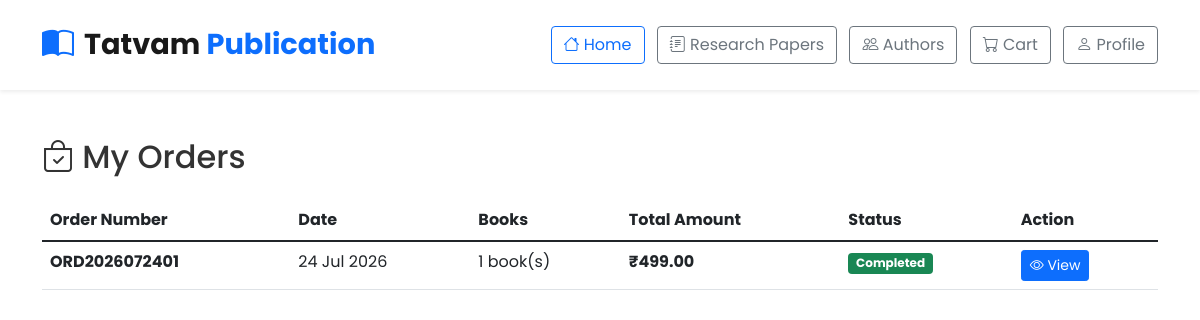
The app's page /my-orders.php (signed in) with its own data.
### tables this page shows
CREATE TABLE IF NOT EXISTS `orders` (
  `id` INT(11) NOT NULL AUTO_INCREMENT,
  `user_id` INT(11) NOT NULL,
  `order_number` VARCHAR(50) NOT NULL,
  `full_name` VARCHAR(255) NOT NULL,
  `email` VARCHAR(255) NOT NULL,
  `phone` VARCHAR(20) NOT NULL,
  `total_amount` DECIMAL(10,2) NOT NULL,
  `status` ENUM('pending','completed','failed','refunded') DEFAULT 'pending',
  `payment_status` ENUM('pending','paid','failed') DEFAULT 'pending',
  `payment_method` VARCHAR(50) DEFAULT 'UPI',
  `invoice_number` VARCHAR(50) DEFAULT NULL,
  `created_at` TIMESTAMP DEFAULT CURRENT_TIMESTAMP,
  `updated_at` TIMESTAMP DEFAULT CURRENT_TIMESTAMP ON UPDATE CURRENT_TIMESTAMP,
  PRIMARY KEY (`id`),
  UNIQUE KEY `idx_order_number` (`order_number`),
  KEY `idx_user_orders` (`user_id`),
  KEY `idx_order_status` (`status`),
  CONSTRAINT `fk_orders_user` FOREIGN KEY (`user_id`) REFERENCES `users` (`id`) ON DELETE CASCADE ON UPDATE CASCADE
);

### php/func-order.php (called while the page is built, shortened)
<?php
function get_user_orders($conn, $user_id) {
    $sql = "SELECT o.*, COUNT(oi.id) as book_count
            FROM orders o
            LEFT JOIN order_items oi ON o.id = oi.order_id
            WHERE o.user_id = ?
            GROUP BY o.id
            ORDER BY o.created_at DESC";
    $stmt = $conn->prepare($sql);
    $stmt->execute([$user_id]);
    return $stmt->fetchAll();
}

### my-orders.php (the view, shortened to what this page needs)
<?php
include "db_conn.php";
include "php/func-order.php";
$user_id = $_SESSION['user_id'];
$orders = get_user_orders($conn, $user_id);
?>
<!DOCTYPE html>
<html lang="en">
<head>
    <link href="https://cdn.jsdelivr.net/npm/bootstrap@5.1.3/dist/css/bootstrap.min.css" rel="stylesheet">
    <link rel="stylesheet" href="https://cdn.jsdelivr.net/npm/bootstrap-icons@1.7.2/font/bootstrap-icons.css">
    <link rel="stylesheet" href="css/style.css">
</head>
<body>
    <nav class="navbar navbar-expand-lg navbar-light bg-white sticky-top shadow-sm">
        <div class="container">
            <a class="navbar-brand" href="index.php">
                <i class="bi bi-book-half text-primary"></i>
                <span class="brand-text">Tatvam <span class="text-primary">Publication</span></span>
            </a>
            <div class="ms-auto">
                <a href="index.php" class="btn btn-outline-primary me-2"><i class="bi bi-house"></i> Home</a>
                <a href="books.php?type=research_paper" class="btn btn-outline-secondary me-2"><i class="bi bi-journal-text"></i> Research Papers</a>
                <a href="authors.php" class="btn btn-outline-secondary me-2"><i class="bi bi-people"></i> Authors</a>
                <a href="cart.php" class="btn btn-outline-secondary me-2"><i class="bi bi-cart"></i> Cart</a>
                <a href="user-profile.php" class="btn btn-outline-secondary"><i class="bi bi-person"></i> Profile</a>
            </div>
        </div>
    </nav>
    <div class="container my-5">
        <h2 class="mb-4"><i class="bi bi-bag-check"></i> My Orders</h2>
        <?php if (empty($orders)): ?>
            <div class="alert alert-info">
                <i class="bi bi-info-circle"></i> You haven't placed any orders yet.
                <a href="index.php" class="alert-link">Start shopping</a>
            </div>
        <?php else: ?>
            <div class="table-responsive">
                <table class="table table-hover">
                    <thead>
                        <tr>
                            <th>Order Number</th>
                            <th>Date</th>
                            <th>Books</th>
                            <th>Total Amount</th>
                            <th>Status</th>
                            <th>Action</th>
                        </tr>
                    </thead>
                    <tbody>
                        <?php foreach ($orders as $order):
                            $status_class = [
                                'pending' => 'warning',
                                'completed' => 'success',
                                'failed' => 'danger',
                                'refunded' => 'info'
                            ][$order['status']];
                        ?>
                        <tr>
                            <td><strong><?= htmlspecialchars($order['order_number']) ?></strong></td>
                            <td><?= date('d M Y', strtotime($order['created_at'])) ?></td>
                            <td><?= $order['book_count'] ?> book(s)</td>
                            <td><strong>₹<?= number_format($order['total_amount'], 2) ?></strong></td>
                            <td>
                                <span class="badge bg-<?= $status_class ?>">
                                    <?= ucfirst($order['status']) ?>
                                </span>
                            </td>
                            <td>
                                <a href="order-details.php?id=<?= $order['id'] ?>" class="btn btn-sm btn-primary">
                                    <i class="bi bi-eye"></i> View
                                </a>
                            </td>
                        </tr>
                        <?php endforeach; ?>
                    </tbody>
                </table>
            </div>
        <?php endif; ?>
    </div>
</body>
</html>

### css/style.css (style rules this page uses)
* { margin: 0; padding: 0; box-sizing: border-box; }
body { font-family: 'Poppins', sans-serif; color: #333; overflow-x: hidden; }
.navbar { padding: 1rem 0; transition: all 0.3s; }
.navbar-brand { font-size: 1.5rem; font-weight: 700; display: flex; align-items: center; gap: 10px; }
.brand-text { font-size: 1.8rem; }
.navbar-brand i { font-size: 2rem; }

### records on screen
orders: order_number "ORD2026072401", created_at "24 Jul 2026", book_count "1", total_amount "499.00", status "Completed"
